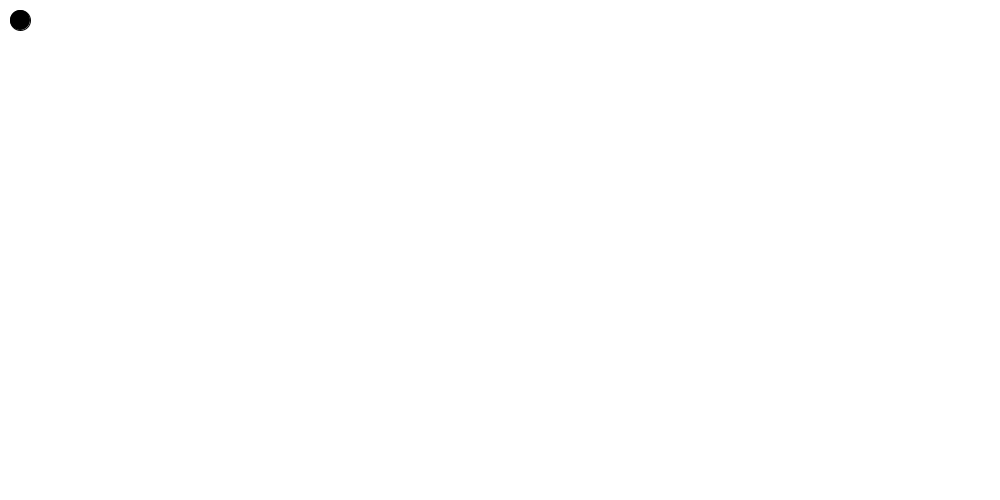
Frame 1 (no input)
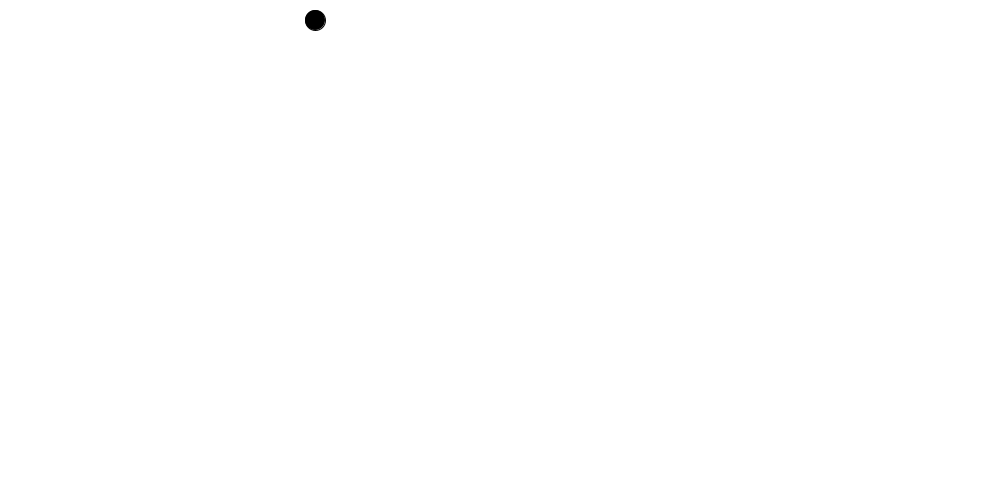
Frame 60 (the mouse pressed at the canvas centre just before this capture)
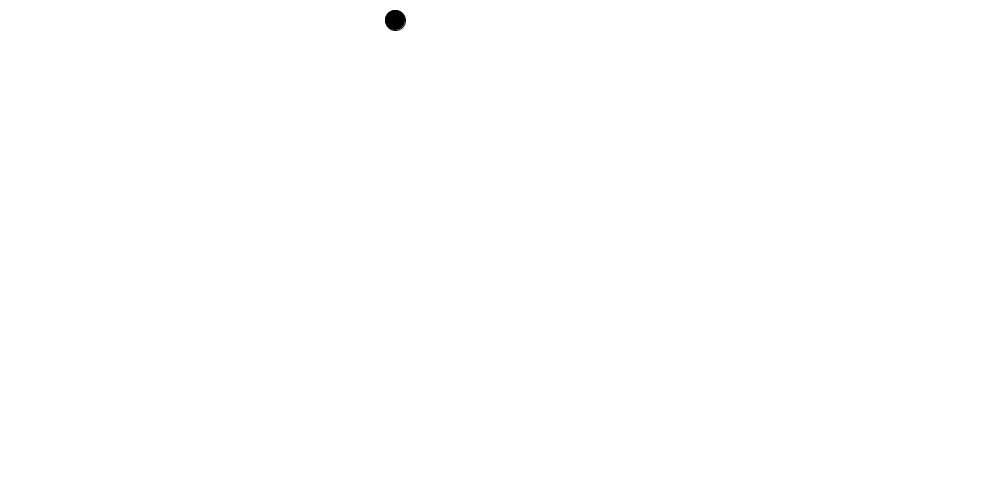
Frame 120 (the mouse held since frame 60 and released just before this capture)

The Processing sketch that drew these frames (run headless with seeded random() and noise(); from frame 60 on, the mouse is pressed at the canvas centre):

// Processing sketch: BallProgram
// ── BallProgram.pde
int x, y, walllocation, velX; 
  void setup(){
    x=20; y=20; walllocation=600; velX=5;
    size(1000,500);
   
    
  }
  
  void draw() {
     background(255);
    fill(0);
    ellipse(x,y,20,20);
    x+=velX; 
    if(x>500)
      velX= velX*-1;
    if(x<2)
    velX=velX*-1;
  
  
  }
